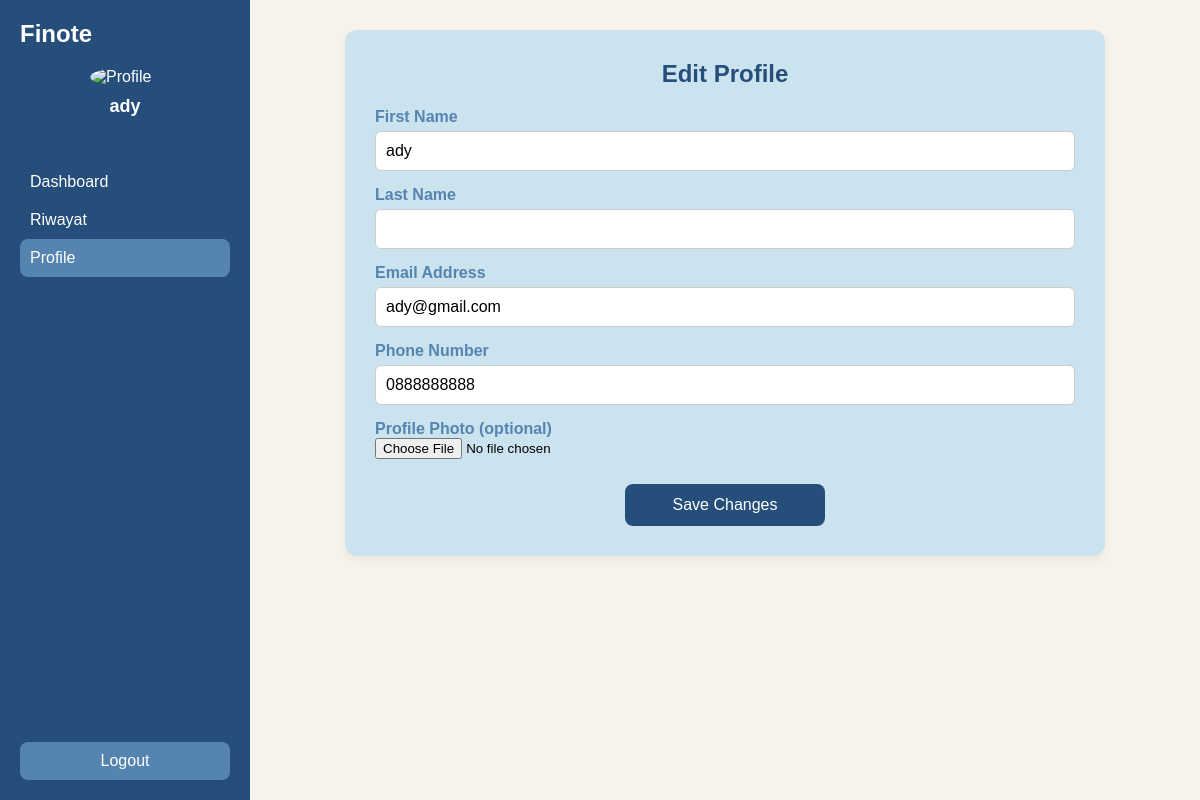
The page /edit_profile.php (signed in) on the database its author committed.
### tables this page shows
CREATE TABLE `users` (
  `id` int UNSIGNED NOT NULL,
  `username` varchar(50) NOT NULL,
  `password` varchar(255) NOT NULL,
  `email` varchar(100) DEFAULT NULL,
  `created_at` timestamp NULL DEFAULT CURRENT_TIMESTAMP,
  `photo` varchar(255) DEFAULT NULL,
  `phone` varchar(20) DEFAULT NULL
);

### edit_profile.php (the view, shortened to what this page needs)
<?php
$host = "localhost";
$user_db = "root";
$pass = "";
$db = "finote";
$conn = new mysqli($host, $user_db, $pass, $db);
$id = $_SESSION['id'];
$query = "SELECT * FROM users WHERE id = $id";
$result = $conn->query($query);
if ($result->num_rows === 1) {
  $data = $result->fetch_assoc();
  $name = $data['username'];
  $email = $data['email'];
  $photo = $data['photo'] ?? '';
  $phone = $data['phone'] ?? '';
  $user = [
    'name' => $name,
    'photo' => !empty($photo) ? 'uploads/' . $photo : 'https://www.gravatar.com/avatar/' . md5(strtolower(trim($email))) . '?d=identicon&s=80',
    'email' => $email,
    'phone' => $phone
  ];
  $firstName = explode(' ', $name)[0];
  $lastName = explode(' ', $name)[1] ?? '';
} else {
  die("User tidak ditemukan.");
}
?>
<!DOCTYPE html>
<html lang="en">
<head>
</head>
<body>
  <div class="sidebar">
    <div class="top">
      <div class="logo">Finote</div>
      <div class="profile-sidebar">
        <img src="<?= $user['photo'] ?>" alt="Profile" />
        <p><?= $user['name'] ?></p>
      </div>
      <ul>
        <li><a href="dashboard.php">Dashboard</a></li>
        <li><a href="riwayat.php">Riwayat</a></li>
        <li class="active"><a href="profile.php">Profile</a></li>
      </ul>
    </div>
    <div class="logout"><a href="logout.php" style="color:white; text-decoration:none;">Logout</a></div>
  </div>
  <div class="main-content">
    <div class="section-card">
      <h2>Edit Profile</h2>
      <form action="update_profile.php" method="POST" enctype="multipart/form-data">
        <label for="first_name">First Name</label>
        <input type="text" id="first_name" name="first_name" value="<?= htmlspecialchars($firstName) ?>" required />
        <label for="last_name">Last Name</label>
        <input type="text" id="last_name" name="last_name" value="<?= htmlspecialchars($lastName) ?>" />
        <label for="email">Email Address</label>
        <input type="email" id="email" name="email" value="<?= htmlspecialchars($user['email']) ?>" required />
        <label for="phone">Phone Number</label>
        <input type="tel" id="phone" name="phone" value="<?= htmlspecialchars($user['phone']) ?>" required />
        <label for="photo">Profile Photo (optional)</label>
        <input type="file" id="photo" name="photo" accept="image/*" />
        <button type="submit" class="btn-submit">Save Changes</button>
      </form>
    </div>
  </div>
</body>
</html>

### edit_profile.php (style rules this page uses)
body { margin: 0; font-family: Arial, sans-serif; display: flex; background-color: #f7f3ea; }
.sidebar { width: 250px; background-color: #254e7a; color: #fff; height: 100vh; display: flex; flex-direction: column; justify-content: space-between; padding: 20px; box-sizing: border-box; }
.sidebar .top { display: flex; flex-direction: column; }
.logo { font-size: 24px; font-weight: bold; margin-bottom: 20px; }
.profile-sidebar { display: flex; flex-direction: column; align-items: center; margin-bottom: 30px; }
.profile-sidebar img { width: 70px; border-radius: 50%; margin-bottom: 10px; }
.profile-sidebar p { margin: 0; font-size: 18px; font-weight: bold; }
.sidebar ul { list-style: none; padding: 0; width: 100%; }
.sidebar ul li { padding: 10px; border-radius: 8px; transition: 0.3s; }
.sidebar ul li a { text-decoration: none; color: white; display: block; }
.sidebar ul li:hover, .sidebar ul li.active { background-color: #5584b0; }
.logout { text-align: center; padding: 10px; background-color: #5584b0; border-radius: 8px; cursor: pointer; transition: 0.3s; }
.main-content { flex: 1; padding: 30px; background-color: #f7f3ea; box-sizing: border-box; display: flex; flex-direction: column; align-items: center; }
.section-card { background: #cbe3ef; padding: 30px; border-radius: 12px; box-shadow: 0 4px 10px rgba(0, 0, 0, 0.05); margin-bottom: 30px; width: 100%; max-width: 700px; position: relative; text-align: left; }
.section-card h2 { margin: 0 0 20px 0; font-size: 24px; color: #254e7a; text-align: center; }
label { display: block; margin-top: 15px; font-weight: bold; color: #5584b0; font-size: 16px; }
input[type="text"], input[type="email"], input[type="tel"] { width: 100%; padding: 10px; margin-top: 5px; border-radius: 6px; border: 1px solid #ccc; font-size: 16px; box-sizing: border-box; }
.btn-submit { margin-top: 25px; background-color: #254e7a; color: white; padding: 12px 25px; font-size: 16px; border: none; border-radius: 8px; cursor: pointer; display: block; width: 100%; max-width: 200px; margin-left: auto; margin-right: auto; transition: background-color 0.3s; }

### rows shown on the page
users: username "ady", first_name "ady", email "ady@gmail.com", phone "0888888888"
